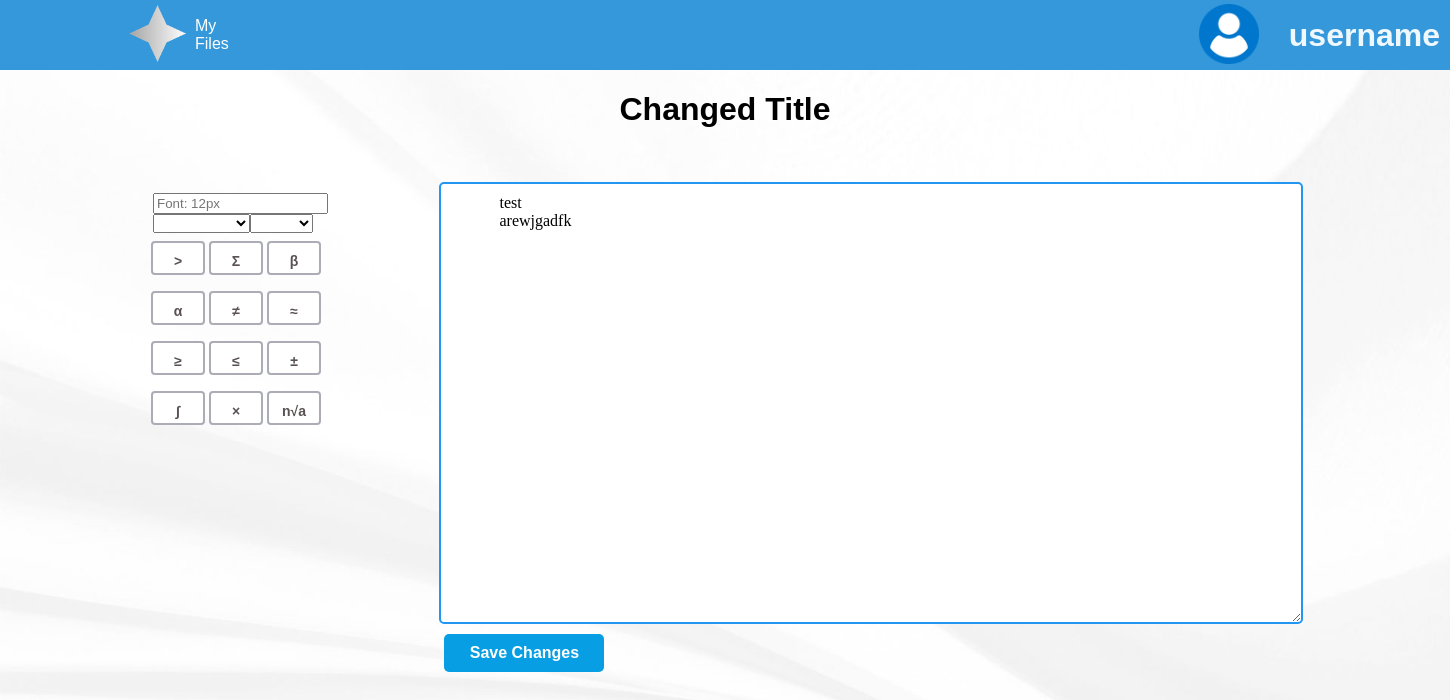
/edit?docID=2 (signed in), run on the app's committed database.
### NoteNinjabackend/models.py (models this page shows, shortened)
class User(db.Model, UserMixin):
    id = db.Column(db.Integer, primary_key=True)
    email = db.Column(db.String(150), unique=True)
    password = db.Column(db.String(150))
    username = db.Column(db.String(150))
    documents = db.relationship('Document')

class Document(db.Model):
    id = db.Column(db.Integer, primary_key=True)
    data = db.Column(db.String(10000))
    date = db.Column(db.DateTime(timezone=True), default=func.now())
    name = db.Column(db.String(100))
    tag = db.Column(db.String(100))
    font = db.Column(db.String(100))
    font_size = db.Column(db.Integer)
    align = db.Column(db.String(100))
    user_id = db.Column(db.Integer, db.ForeignKey('user.id'))

### NoteNinjabackend/views.py (the view, shortened to what this page needs)
@views.route('/edit', methods=['GET', 'POST'])
@login_required
def show_editor():
    docID = request.args.get("docID")
    doc = db.session.get(Document, docID)
    print(doc.data)
    return render_template("edit.html", query=docID, write=doc.data, theDoc=doc, user=db.session.get(User,current_user.id))

### NoteNinjabackend/templates/edit.html (shortened to what this page needs)
<!DOCTYPE html>
<html lang="en">
<head>
    <link href="{{ url_for('static',filename='styles/styles.css') }}" rel="stylesheet">
<body background="{{ url_for('static',filename='resources/background.jpg') }}" style="width: 100%; align-items: center; margin-left: 0%;">
    <header>
        <nav class="navbar">
            <div class="logo">
                <img class = "profile-icon" style = "margin-left: 120px" src="{{ url_for('static',filename='resources/ninja-logo.png') }}" alt="">
            </div>
            <ul class="nav-links">
                <li><a href="/">My Files</a></li>
            </ul>
            <div class="profile-icon">
                <img id="pfp" style = "cursor: pointer; display:inline-block; padding-top: 2px; margin-left: 800px; width: 60px;" src="{{ url_for('static',filename='resources/user_icon.png') }}" alt="">
            </div>
            <h3 id="hero" style="cursor: pointer; display:inline-block; margin-right: 30px; text-align: right; padding-left: 30px; color: aliceblue; font-size: 2pc;">{{user.username}}</h3>
            </nav>
</header>
    <h1 class="title" id="titleBox" contenteditable="true">{{theDoc.name}}</h1>
    <div class="symbol-array">
    <div style="padding-left: 8px;">
        <input id="fontSizeBox" type="number" placeholder="Font: 12px" style="width:167px">
    </div>
    <select class = "dropdown" id="fontBox" style="margin-left: 8px;">
    </select>
    <select class = "dropdown" id="alignBox">
    </select>
    <br>
        <button class="btn" onclick="appendMath('>');" name="greater-than-button" symbol value=">" type="submit"> &gt; </button>
        <button class="btn" onclick="appendMath('Σ');" name="greater-than-button" symbol value="Σ" type="submit"> Σ </button>
        <button class="btn" onclick="appendMath('β');" name="greater-than-button" symbol value="β" type="submit"> β </button>
        <button class="btn" onclick="appendMath('α');" name="greater-than-button" symbol value="α" type="submit"> α </button>
        <button class="btn" onclick="appendMath('≠');" name="greater-than-button" symbol value=">" type="submit"> ≠ </button>
        <button class="btn" onclick="appendMath('≈');" name="greater-than-button" symbol value=">" type="submit"> ≈ </button>
        <button class="btn" onclick="appendMath('≥');" name="greater-than-button" symbol value=">" type="submit"> ≥ </button>
        <button class="btn" onclick="appendMath('≤');" name="greater-than-button" symbol value="Σ" type="submit"> ≤ </button>
        <button class="btn" onclick="appendMath('±');" name="greater-than-button" symbol value="β" type="submit"> ± </button>
        <button class="btn" onclick="appendMath('∫');" name="greater-than-button" symbol value="α" type="submit"> ∫ </button>
        <button class="btn" onclick="appendMath('×');" name="greater-than-button" symbol value=">" type="submit"> × </button>
        <button class="btn" onclick="appendMath('n√a');" name="greater-than-button" symbol value=">" type="submit"> n√a </button>
    </div>
    <form action = "" method="post" class="container">
        <textarea class="edit-box" name="edit-box" id="edit-box" cols="30" rows="10" spellcheck="false">{{write}}</textarea>
        <button class="savebtn" name="submit-button" type="submit" value="save">Save Changes</button>
    </form>
</body>
</html>

### NoteNinjabackend/static/styles/styles.css (style rules this page uses)
body { margin: 0; padding: 0; font-family: sans-serif; background-size: cover; background-position: center; }
.btn { display: inline-block; margin-left: 8px; font-size: 14px; font-weight: bold; text-align: center; color: #5a5252; background-color: #ffffff; outline: 2px solid rgb(172, 172, 182); border-radius: 2px; cursor:alis; width: 50px; height: 30px; justify-content: center; }
button { color: #0c0c0c; width: 75%; padding: 10px; border-radius: 20px; font-size: 15px; margin: 10px 0; border: none; outline: none; cursor: pointer; }
img { width: 75px; }
.title { text-align: center; }
.container { margin-left: 7%; display: inline-flex; flex-direction: column; flex-wrap: nowrap; height: 500px; width: 50%; }
.symbol-array { margin-top: 3%; margin-left: 10%; display: inline-flex; width: 13%; flex-wrap: wrap; }
.edit-box { width: 840px; height: 1000px; padding: 10px; font-size: 16px; border: 2px solid #2196F3; border-radius: 5px; overflow-x: hidden; white-space: pre-wrap; word-wrap: break-word; margin-left: 0px; }
.savebtn { display: inline-block; padding: 10px 20px; margin-left:5px; font-size: 16px; font-weight: bold; text-decoration: none; text-align: center; color: #ffffff; background-color: #089ee4; border: none; border-radius: 5px; cursor: pointer; width: 160px; height: 50px; }
.dropdown { outline: #089ee4; }
header { background-color: #3498db; padding: 10px 0; }
.navbar { display: flex; justify-content: left; align-items: center; max-width: 100%; margin: 0 auto; height: 50px; }
.nav-links { list-style: none; margin: 0; padding: 0; display: flex; }
.nav-links li { margin-right: 20px; }
.nav-links li:last-child { margin-right: 0; }
.nav-links a { text-decoration: none; color: #fff; transition: color 0.3s ease; }
.profile-icon { margin-left: 170px; }

### data on the page
User: username "username"
Document: name "Changed Title", edit-box "test arewjgadfk"
